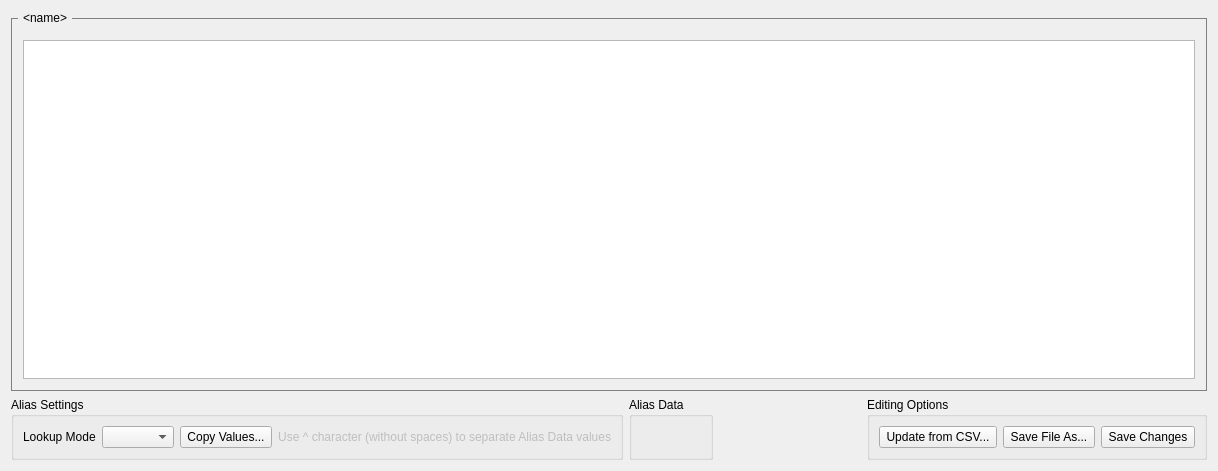
<?xml version="1.0" encoding="UTF-8"?>
<ui version="4.0">
 <class>DataEditor</class>
 <widget class="QWidget" name="DataEditor">
  <property name="windowModality">
   <enum>Qt::ApplicationModal</enum>
  </property>
  <property name="geometry">
   <rect>
    <x>0</x>
    <y>0</y>
    <width>1218</width>
    <height>471</height>
   </rect>
  </property>
  <property name="windowTitle">
   <string>Form</string>
  </property>
  <layout class="QVBoxLayout" name="verticalLayout">
   <item>
    <widget class="QGroupBox" name="grp_name">
     <property name="autoFillBackground">
      <bool>false</bool>
     </property>
     <property name="styleSheet">
      <string notr="true">QGroupBox#grp_name{border: 1px solid grey; margin-top: 7px}
QGroupBox::title { subcontrol-origin: margin; left: 7px; padding: 0px 3px 0px 3px;}</string>
     </property>
     <property name="title">
      <string>&lt;name&gt;</string>
     </property>
     <property name="flat">
      <bool>false</bool>
     </property>
     <property name="checkable">
      <bool>false</bool>
     </property>
     <layout class="QVBoxLayout" name="verticalLayout_3">
      <item>
       <widget class="QTableView" name="tbl_data">
        <property name="alternatingRowColors">
         <bool>true</bool>
        </property>
        <property name="selectionMode">
         <enum>QAbstractItemView::SingleSelection</enum>
        </property>
        <property name="verticalScrollMode">
         <enum>QAbstractItemView::ScrollPerPixel</enum>
        </property>
        <property name="horizontalScrollMode">
         <enum>QAbstractItemView::ScrollPerPixel</enum>
        </property>
        <property name="cornerButtonEnabled">
         <bool>true</bool>
        </property>
        <attribute name="horizontalHeaderStretchLastSection">
         <bool>true</bool>
        </attribute>
       </widget>
      </item>
     </layout>
    </widget>
   </item>
   <item>
    <layout class="QHBoxLayout" name="horizontalLayout">
     <property name="bottomMargin">
      <number>0</number>
     </property>
     <item>
      <widget class="QGroupBox" name="grp_alias_settings">
       <property name="title">
        <string>Alias Settings</string>
       </property>
       <layout class="QHBoxLayout" name="horizontalLayout_2">
        <item>
         <widget class="QLabel" name="label_3">
          <property name="text">
           <string>Lookup Mode</string>
          </property>
         </widget>
        </item>
        <item>
         <widget class="QComboBox" name="cbx_lookup_mode"/>
        </item>
        <item>
         <widget class="QPushButton" name="btn_copy_column">
          <property name="text">
           <string> Copy Values... </string>
          </property>
         </widget>
        </item>
        <item>
         <widget class="QLabel" name="lab_tooltip">
          <property name="enabled">
           <bool>false</bool>
          </property>
          <property name="text">
           <string>Use ^ character (without spaces) to separate Alias Data values</string>
          </property>
          <property name="alignment">
           <set>Qt::AlignRight|Qt::AlignTrailing|Qt::AlignVCenter</set>
          </property>
         </widget>
        </item>
       </layout>
      </widget>
     </item>
     <item>
      <widget class="QGroupBox" name="grp_alias_data">
       <property name="title">
        <string>Alias Data</string>
       </property>
       <layout class="QHBoxLayout" name="horizontalLayout_4"/>
      </widget>
     </item>
     <item>
      <spacer name="horizontalSpacer_2">
       <property name="orientation">
        <enum>Qt::Horizontal</enum>
       </property>
       <property name="sizeHint" stdset="0">
        <size>
         <width>40</width>
         <height>20</height>
        </size>
       </property>
      </spacer>
     </item>
     <item>
      <widget class="QGroupBox" name="grp_data_editor">
       <property name="title">
        <string>Editing Options</string>
       </property>
       <layout class="QVBoxLayout" name="verticalLayout_2">
        <item>
         <layout class="QHBoxLayout" name="horizontalLayout_3">
          <property name="rightMargin">
           <number>0</number>
          </property>
          <item>
           <widget class="QPushButton" name="btn_update">
            <property name="text">
             <string> Update from CSV... </string>
            </property>
           </widget>
          </item>
          <item>
           <widget class="QPushButton" name="btn_export">
            <property name="text">
             <string> Save File As... </string>
            </property>
           </widget>
          </item>
          <item>
           <widget class="QPushButton" name="btn_save">
            <property name="text">
             <string> Save Changes </string>
            </property>
           </widget>
          </item>
         </layout>
        </item>
       </layout>
      </widget>
     </item>
    </layout>
   </item>
  </layout>
 </widget>
 <resources/>
 <connections/>
</ui>
